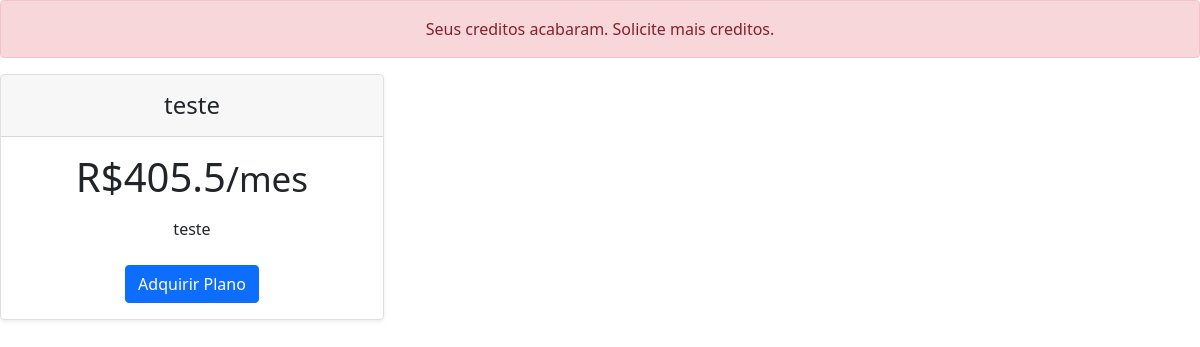
Before: /area-cliente/adquirir-plano.php with the older database file.
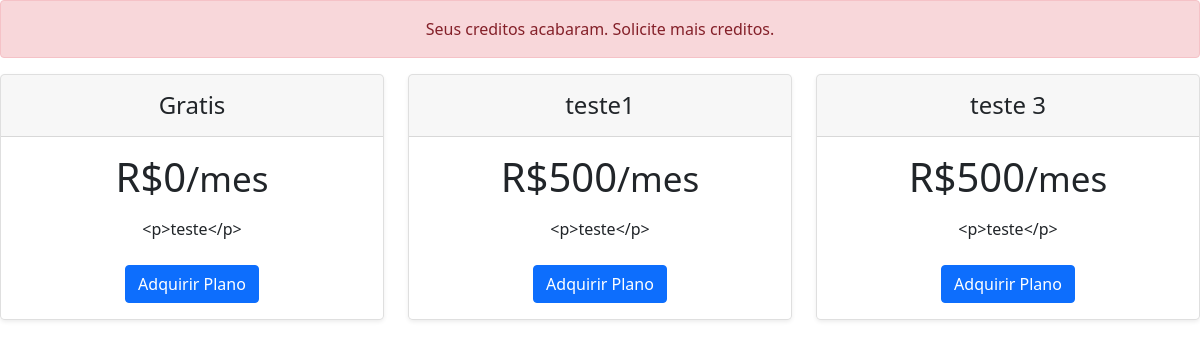
After: the same page with the newer database file.
### tables this page shows
CREATE TABLE `planos` (
  `id` int NOT NULL,
  `titulo` varchar(255) DEFAULT NULL,
  `valor` float DEFAULT NULL,
  `conteudo` text,
  `foto` varchar(255) DEFAULT NULL,
  `creditos` int DEFAULT NULL,
  `id_usuario` int DEFAULT NULL
);

### Class/conexao.class.php (called while the page is built, shortened)
<?php
class Conexao
{
    private static $pdo;
    public static function getInstance()
    {
        if (!isset(self::$pdo)) {
            try {
                $dsn = "mysql:host=" . HOST . ";dbname=" . DBNAME . ";charset=" . CHARSET;
                $opcoes = array(
                    PDO::MYSQL_ATTR_INIT_COMMAND => 'SET NAMES utf8',
                    PDO::ATTR_PERSISTENT => true,
                    PDO::ATTR_ERRMODE => PDO::ERRMODE_EXCEPTION
                );
                self::$pdo = new PDO($dsn, USER, PASSWORD, $opcoes);
            } catch (PDOException $e) {
                die("Erro ao conectar com o banco de dados: " . $e->getMessage());
            }
        }
        return self::$pdo;
    }
}

### area-cliente/verifica.php (called while the page is built, shortened)
<?php
require_once '../Connection/conexao.php';
include "../Class/planos.class.php";
$planos = Planos::getInstance(Conexao::getInstance());

### area-cliente/adquirir-plano.php (the view, shortened to what this page needs)
<?php
    include "verifica.php";
    $idUser = $_SESSION['dadosUsuario']['id'];
    $resultado = $planos->contarCreditos($idUser);
    $dadosPlanos = $planos->dadosPlanos();
    if (is_string($resultado)) {
        echo $resultado;
    }
    ?>
<!DOCTYPE html>
<html lang="pt-br">
<head>
    <link href="https://cdn.jsdelivr.net/npm/bootstrap@5.0.2/dist/css/bootstrap.min.css" rel="stylesheet">
    <link rel="stylesheet" href="https://cdnjs.cloudflare.com/ajax/libs/font-awesome/6.4.2/css/all.min.css" />
</head>
<body>
    <main>
        <div class="row row-cols-1 row-cols-md-3 mb-3 text-center">
            <?php foreach ($dadosPlanos as $itemPlano) { ?>
                <div class="col">
                    <div class="card mb-4 rounded-3 shadow-sm">
                        <div class="card-header py-3">
                            <h4 class="my-0 fw-normal"><?php echo $itemPlano->titulo?></h4>
                        </div>
                        <div class="card-body">
                            <h1 class="card-title pricing-card-title">R$<?php echo $itemPlano->valor?><small class="text-body-secondary fw-light">/mes</small></h1>
                            <div class="mt-3 mb-4">
                            <?php echo html_entity_decode($itemPlano->conteudo,ENT_COMPAT); ?>
                            </div>
                            <button type="button" class="btn btn-primary" data-bs-toggle="modal" data-bs-target="#exampleModal" data-bs-id="<?php echo $itemPlano->id?>">Adquirir Plano</button>
                        </div>
                    </div>
                </div>
            <?php }?>
        </div>
    </main>
</body>
</html>

Changed rows visible on the page:
changed planos: titulo "teste" → "Gratis"; valor "405.5" → "0"; conteudo "teste" → "<p>teste</p>"
added planos: titulo "teste1", valor "500", conteudo "<p>teste</p>"
added planos: titulo "teste 3", valor "500", conteudo "<p>teste</p>"
